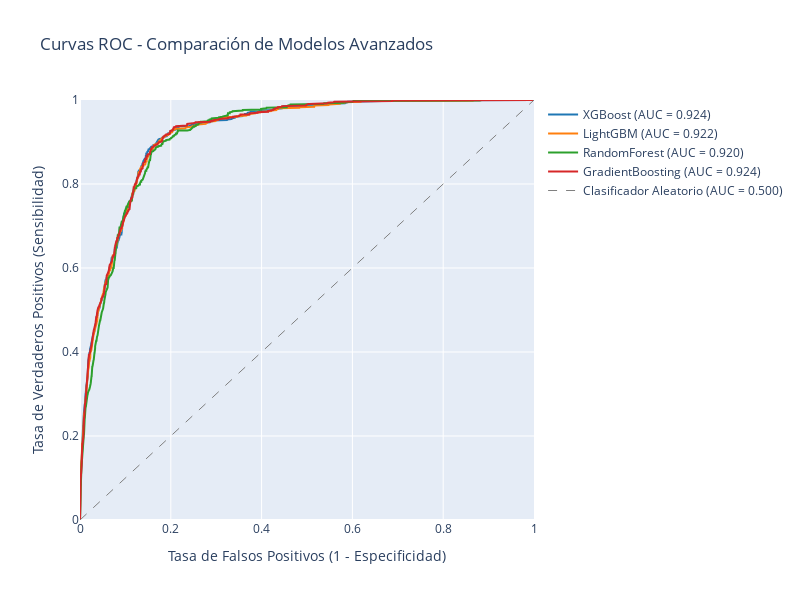

Notebook source saved alongside this figure:
### Markdown cell above
## 8. Curvas ROC Comparativas

### Code cell
# Crear curvas ROC para todos los modelos
fig_roc = go.Figure()

print("Generando Curvas ROC Comparativas...\n")

# Colores para los modelos
colores = ['#1f77b4', '#ff7f0e', '#2ca02c', '#d62728', '#9467bd']

roc_data = []

for i, resultado in enumerate(resultados_test_final):
    nombre = resultado['modelo']
    y_pred_proba = resultado['y_pred_proba']
    
    # Calcular curva ROC
    fpr, tpr, thresholds = roc_curve(y_test_final, y_pred_proba)
    roc_auc = auc(fpr, tpr)
    
    # Guardar datos
    roc_data.append({
        'modelo': nombre,
        'fpr': fpr,
        'tpr': tpr,
        'auc': roc_auc
    })
    
    # Agregar curva al gráfico
    color = colores[i % len(colores)]
    
    fig_roc.add_trace(go.Scatter(
        x=fpr,
        y=tpr,
        mode='lines',
        name=f'{nombre} (AUC = {roc_auc:.3f})',
        line=dict(color=color, width=2)
    ))
    
    print(f"{nombre}: AUC = {roc_auc:.4f}")

# Agregar línea diagonal (clasificador aleatorio)
fig_roc.add_trace(go.Scatter(
    x=[0, 1],
    y=[0, 1],
    mode='lines',
    name='Clasificador Aleatorio (AUC = 0.500)',
    line=dict(color='gray', width=1, dash='dash')
))

# Configurar layout
fig_roc.update_layout(
    title='Curvas ROC - Comparación de Modelos Avanzados',
    xaxis_title='Tasa de Falsos Positivos (1 - Especificidad)',
    yaxis_title='Tasa de Verdaderos Positivos (Sensibilidad)',
    width=800,
    height=600,
    showlegend=True,
    xaxis=dict(range=[0, 1]),
    yaxis=dict(range=[0, 1])
)

fig_roc.show()

# Tabla resumen de AUC
print("\nResumen de AUC Scores:")
print("=" * 30)

roc_summary = sorted(roc_data, key=lambda x: x['auc'], reverse=True)

for i, data in enumerate(roc_summary, 1):
    print(f"{i}. {data['modelo']:15s}: {data['auc']:.4f}")

# Diferencia con el mejor
mejor_auc = roc_summary[0]['auc']
print(f"\nDiferencias respecto al mejor modelo:")
for data in roc_summary[1:]:
    diff = mejor_auc - data['auc']
    print(f"   {data['modelo']:15s}: -{diff:.4f} AUC")

### Figure 1 — Plotly figure (JSON) as saved in the notebook; plotly's stock layout.template omitted (floating-point values rounded to 4 significant figures; data arrays with more than 128 entries replaced by an {"elided": "..."} marker saying what was removed)
{"data": [{"line": {"color": "#1f77b4", "width": 2}, "mode": "lines", "name": "XGBoost (AUC = 0.924)", "type": "scatter", "x": {"elided": "1227 float values"}, "y": {"elided": "1227 float values"}}, {"line": {"color": "#ff7f0e", "width": 2}, "mode": "lines", "name": "LightGBM (AUC = 0.922)", "type": "scatter", "x": {"elided": "1239 float values"}, "y": {"elided": "1239 float values"}}, {"line": {"color": "#2ca02c", "width": 2}, "mode": "lines", "name": "RandomForest (AUC = 0.920)", "type": "scatter", "x": {"elided": "1242 float values"}, "y": {"elided": "1242 float values"}}, {"line": {"color": "#d62728", "width": 2}, "mode": "lines", "name": "GradientBoosting (AUC = 0.924)", "type": "scatter", "x": {"elided": "1249 float values"}, "y": {"elided": "1249 float values"}}, {"line": {"color": "gray", "dash": "dash", "width": 1}, "mode": "lines", "name": "Clasificador Aleatorio (AUC = 0.500)", "type": "scatter", "x": [0, 1], "y": [0, 1]}], "layout": {"height": 600, "showlegend": true, "title": {"text": "Curvas ROC - Comparación de Modelos Avanzados"}, "width": 800, "xaxis": {"range": [0, 1], "title": {"text": "Tasa de Falsos Positivos (1 - Especificidad)"}}, "yaxis": {"range": [0, 1], "title": {"text": "Tasa de Verdaderos Positivos (Sensibilidad)"}}}}
